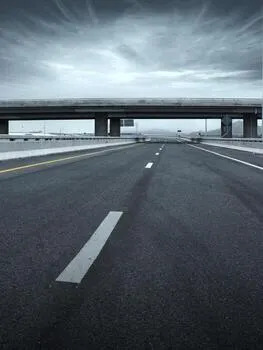
#> input picture assets/sample_frame.jpg, 263 x 350 px, found by its file name
$ python day1_read_write.py
#> lines starting #> are read from the running program, lines starting #| are printed output that depends on the picture
# src/week2/day1_read_write.py

import cv2
import numpy as np
import matplotlib.pyplot as plt
from pathlib import Path
import logging

logging.basicConfig(
    level=logging.INFO,
    format="%(asctime)s | %(levelname)s | %(message)s"
)
logger = logging.getLogger(__name__)


def inspect_image(img: np.ndarray, label: str) -> None:
    """Prints the key properties of an image array."""
    logger.info(f"--- {label} ---")
    logger.info(f"  Shape : {img.shape}")   # (Height, Width, Channels)
    logger.info(f"  Dtype : {img.dtype}")   # uint8 means pixels are 0-255
    logger.info(f"  Min   : {img.min()}")
    logger.info(f"  Max   : {img.max()}")


def main():
    # ── 1. Paths ──────────────────────────────────────────────────────────────
    input_path  = Path("assets/sample_frame.jpg")
    output_path = Path("outputs/day1_bgr_vs_rgb.png")
    output_path.parent.mkdir(exist_ok=True)

    # ── 2. Load the image ─────────────────────────────────────────────────────
    # cv2.imread returns a NumPy array. Shape: (H, W, 3).
    # The 3 channels are ordered Blue, Green, Red — NOT Red, Green, Blue.
    img_bgr = cv2.imread(str(input_path))
#> img_bgr is the input picture: shape (350, 263, 3); mean B, G, R 110.1, 101.4, 90.3

    if img_bgr is None:
        logger.error(f"Could not load image at {input_path}. Check the path.")
        return

    inspect_image(img_bgr, "Loaded image (BGR)")

    # ── 3. Convert to RGB ─────────────────────────────────────────────────────
    # Matplotlib's imshow() expects Red in channel 0, not Blue.
    # Without this conversion, reds look blue and blues look red.
    img_rgb = cv2.cvtColor(img_bgr, cv2.COLOR_BGR2RGB)

    # ── 4. Plot both side by side so you can SEE the difference ──────────────
    fig, axes = plt.subplots(1, 2, figsize=(14, 5))

    axes[0].imshow(img_bgr)
    axes[0].set_title("Wrong — BGR passed to Matplotlib (notice the colour shift)")
    axes[0].axis("off")

    axes[1].imshow(img_rgb)
    axes[1].set_title("Correct — converted to RGB first")
    axes[1].axis("off")

    plt.suptitle("The BGR Trap", fontsize=14, fontweight="bold")
    plt.tight_layout()
    plt.savefig(str(output_path), dpi=150)
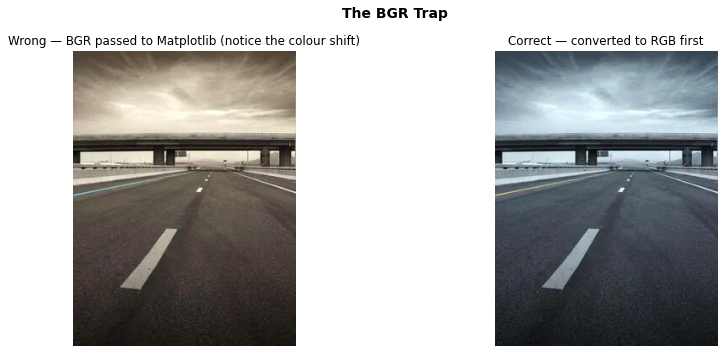
#> figure drawn by matplotlib, 2 panels; B, G, R data is drawn as R, G, B
    logger.info(f"Comparison saved to {output_path}")

    # ── 5. Write back to disk ─────────────────────────────────────────────────
    # cv2.imwrite expects BGR — so no conversion needed here.
    # This round-trip (read → write) is the foundation of every pipeline.
    saved_path = Path("outputs/day1_saved.jpg")
    cv2.imwrite(str(saved_path), img_bgr)
    logger.info(f"Image saved to {saved_path}")

    # ── 6. One bonus thing: slice a single channel and look at it ─────────────
    # This makes the "array of numbers" concept concrete.
    blue_channel  = img_bgr[:, :, 0]   # all rows, all cols, channel index 0
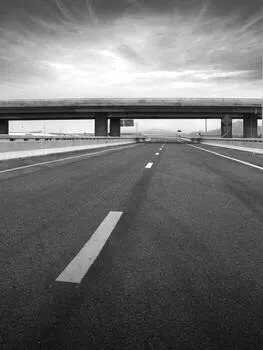
#> blue_channel: shape (350, 263); min 6, max 255, mean 110.1
    green_channel = img_bgr[:, :, 1]
    red_channel   = img_bgr[:, :, 2]
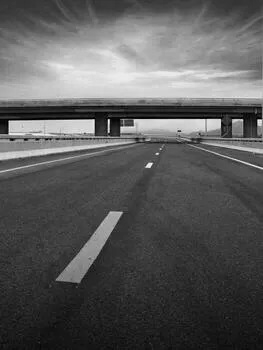
#> red_channel: shape (350, 263); min 0, max 248, mean 90.3

    logger.info(f"Blue channel shape : {blue_channel.shape}")   # (H, W) — no channel dim
    logger.info(f"A small patch of the blue channel:\n{blue_channel[100:105, 100:105]}")

    fig2, axes2 = plt.subplots(1, 3, figsize=(15, 4))
    axes2[0].imshow(blue_channel,  cmap="Blues_r")
    axes2[0].set_title("Blue channel")
    axes2[1].imshow(green_channel, cmap="Greens_r")
    axes2[1].set_title("Green channel")
    axes2[2].imshow(red_channel,   cmap="Reds_r")
    axes2[2].set_title("Red channel")
    for ax in axes2:
        ax.axis("off")
    plt.savefig("outputs/day1_channels.png", dpi=150, bbox_inches="tight")
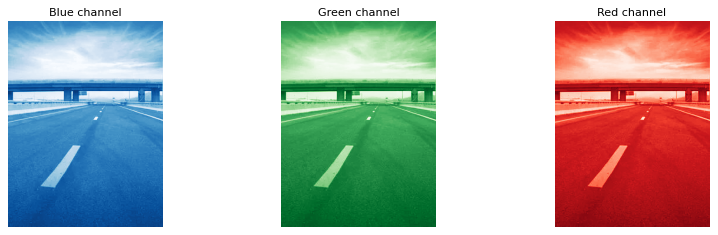
#> figure drawn by matplotlib, 3 panels
    logger.info("Channel breakdown saved to outputs/day1_channels.png")


if __name__ == "__main__":
    main()

$ run again, with assets/bev_ipm_comparison.png saved as assets/sample_frame.jpg
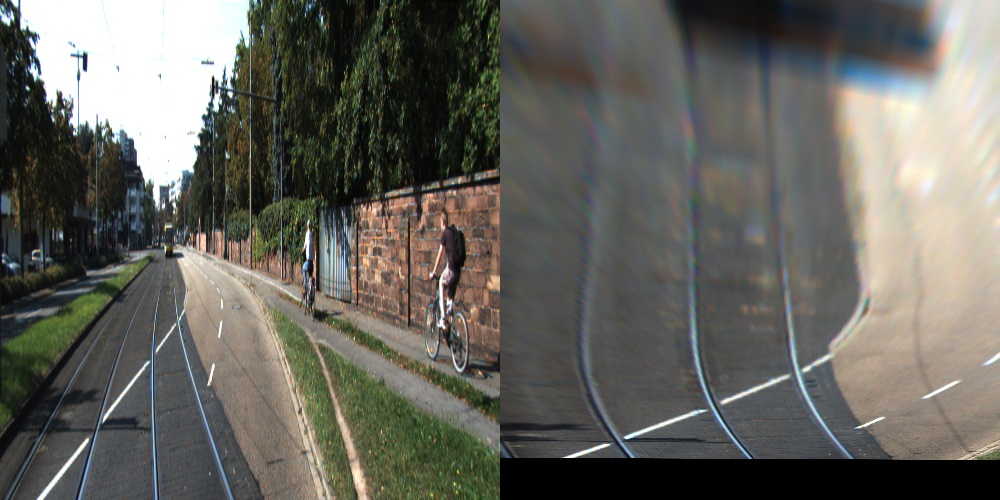
#> input picture assets/bev_ipm_comparison.png, 1000 x 500 px, found by its file name
#> in main, img_bgr is the input picture: shape (500, 1000, 3); mean B, G, R 94.2, 100.8, 101.8
#> in main, `blue_channel  = img_bgr[:, :, 0]`:
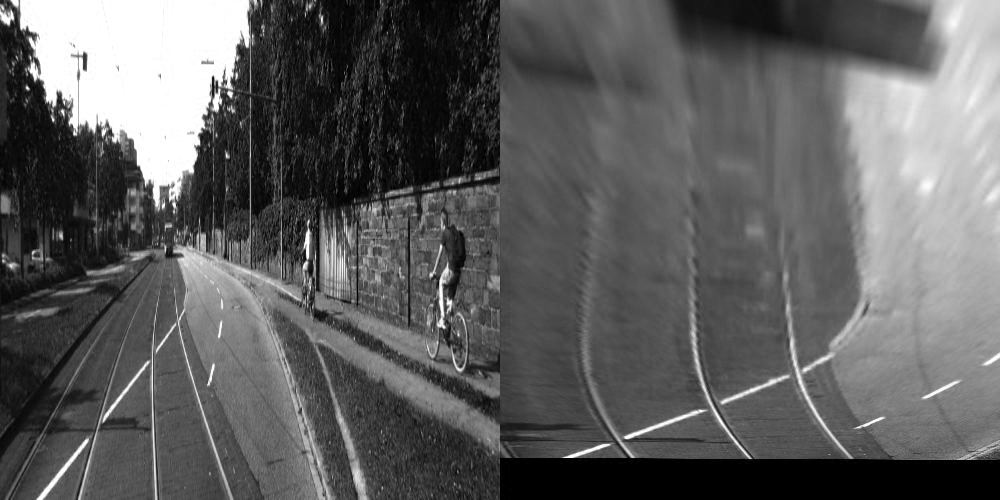
#> blue_channel: shape (500, 1000); min 0, max 255, mean 94.2
#> in main, `red_channel   = img_bgr[:, :, 2]`:
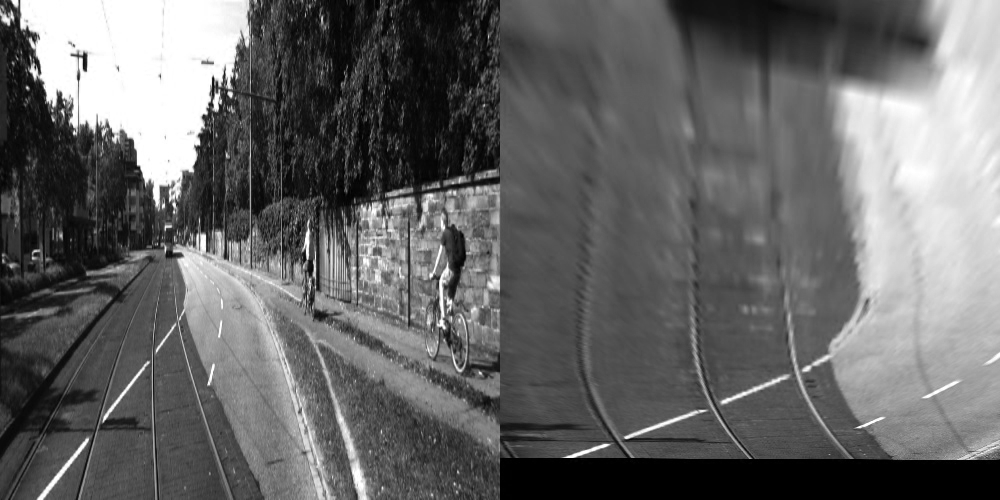
#> red_channel: shape (500, 1000); min 0, max 255, mean 101.8

$ run again, with assets/bev_ipm_kitti.png saved as assets/sample_frame.jpg
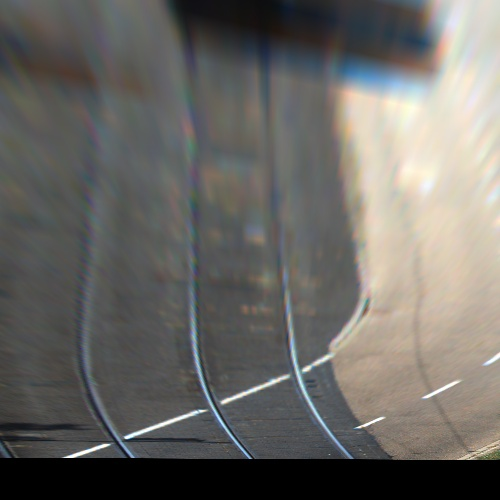
#> input picture assets/bev_ipm_kitti.png, 500 x 500 px, found by its file name
#> in main, img_bgr is the input picture: shape (500, 500, 3); mean B, G, R 100.9, 104.9, 106.8
#> in main, `plt.savefig(str(output_path), dpi=150)`:
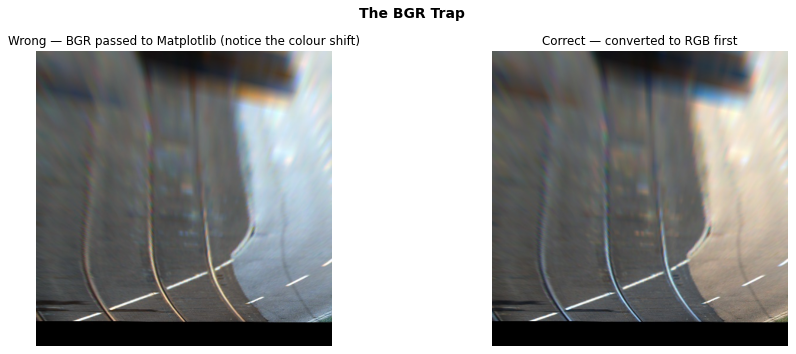
#> figure drawn by matplotlib, 2 panels; B, G, R data is drawn as R, G, B
#> in main, `red_channel   = img_bgr[:, :, 2]`:
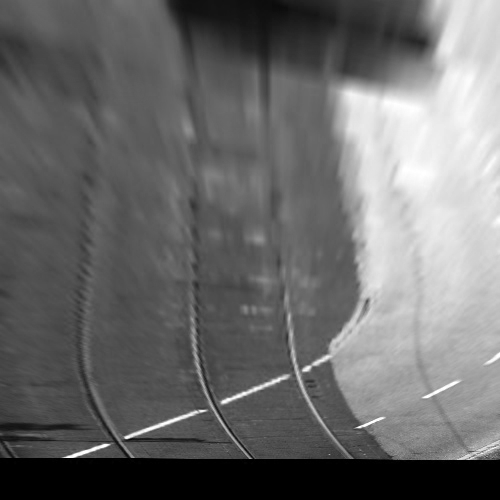
#> red_channel: shape (500, 500); min 0, max 255, mean 106.8

$ run again, with assets/camvid_prediction_grid.png saved as assets/sample_frame.jpg
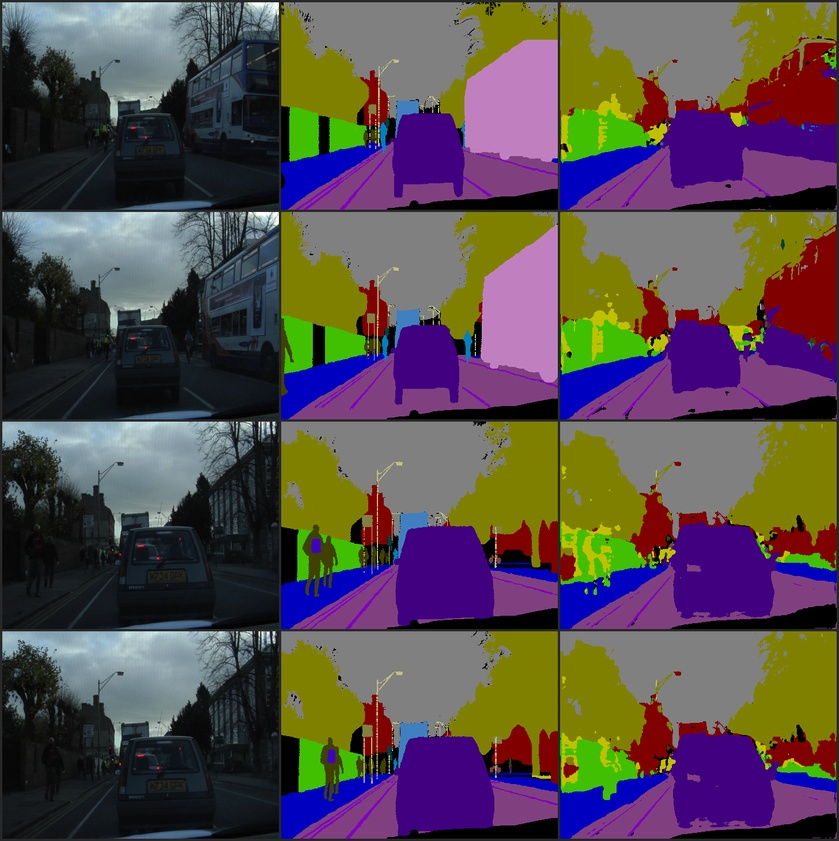
#> input picture assets/camvid_prediction_grid.png, 839 x 841 px, shrunk from 1456 x 1460 before the run, found by its file name
#> in main, img_bgr is the input picture: shape (841, 839, 3); mean B, G, R 76.7, 76.1, 87.1
#> in main, `blue_channel  = img_bgr[:, :, 0]`:
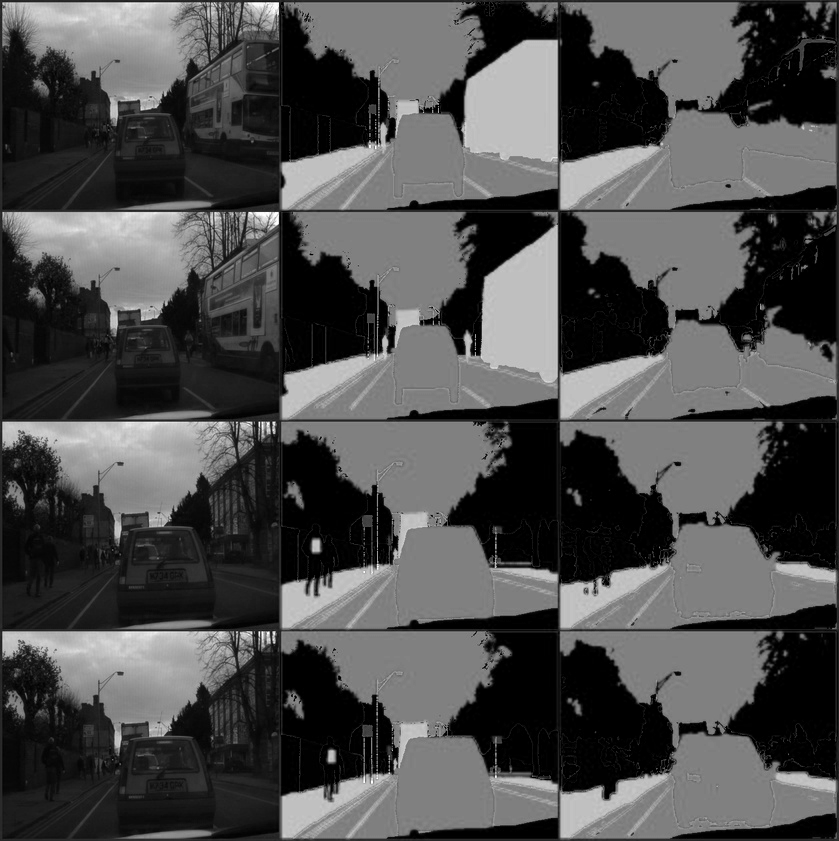
#> blue_channel: shape (841, 839); min 0, max 255, mean 76.7
#> in main, `red_channel   = img_bgr[:, :, 2]`:
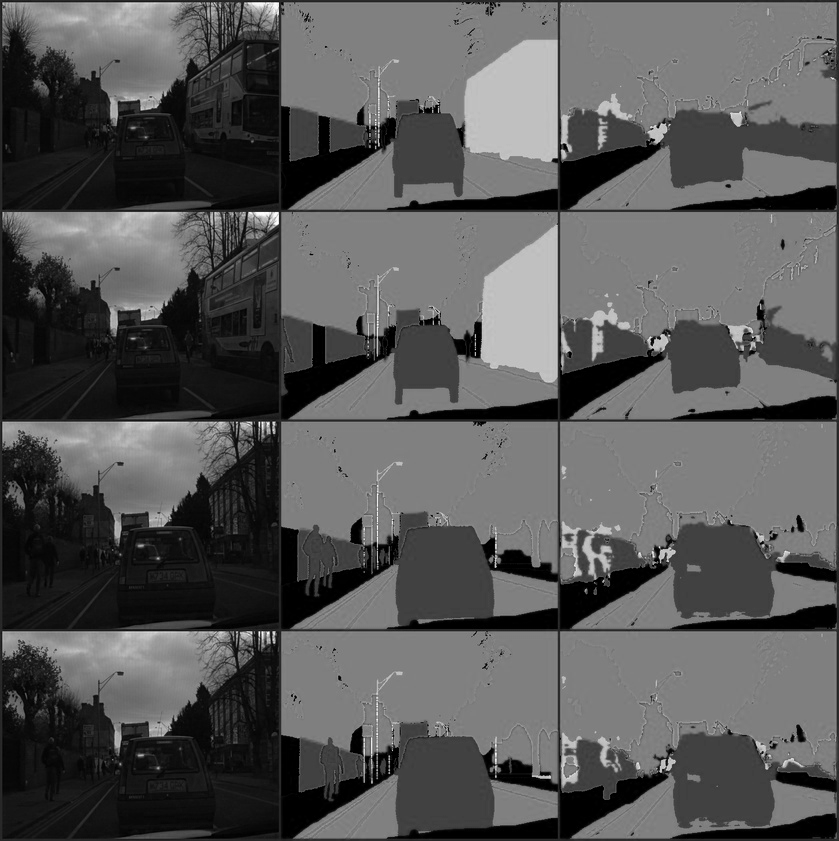
#> red_channel: shape (841, 839); min 0, max 255, mean 87.1
